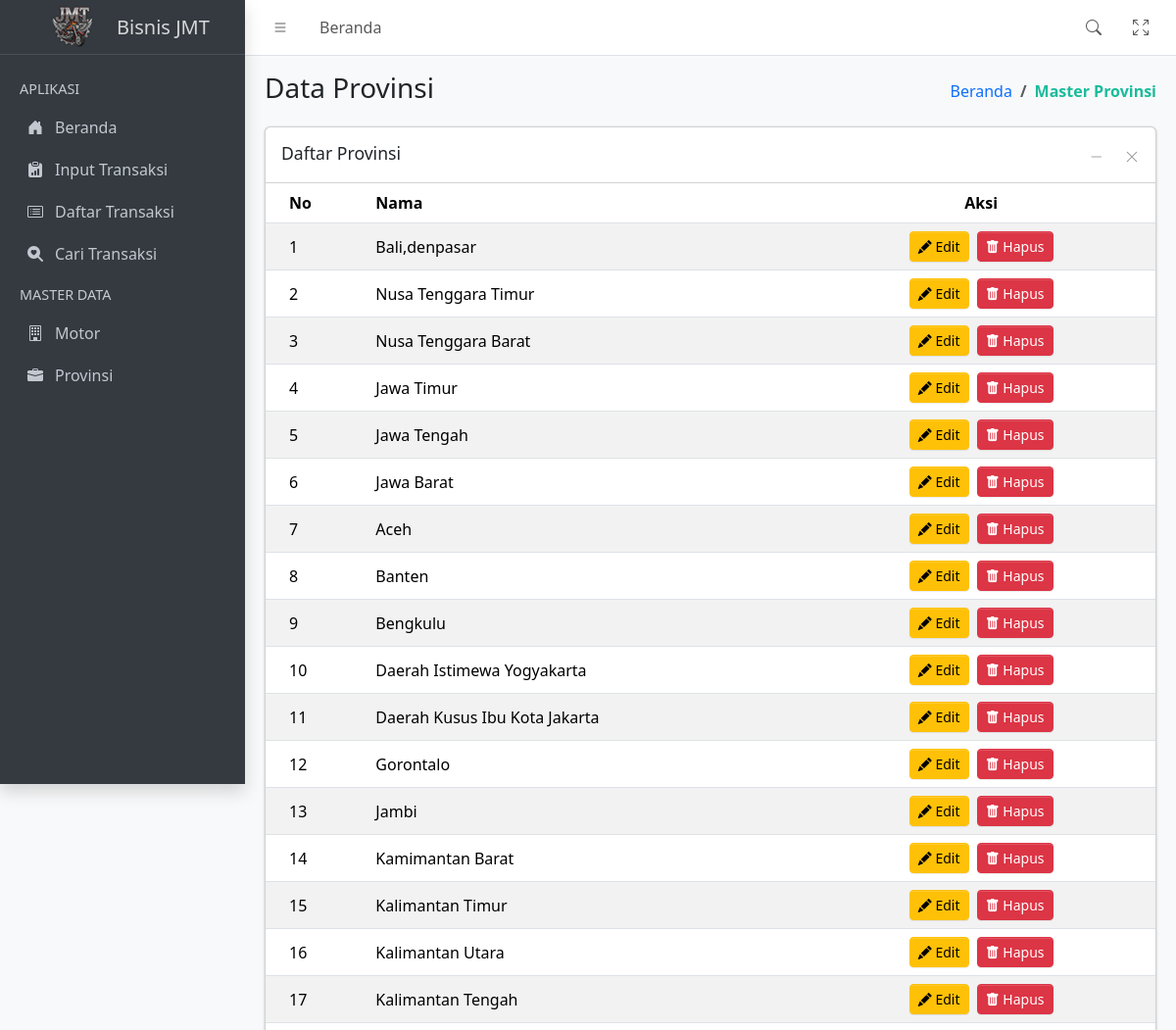
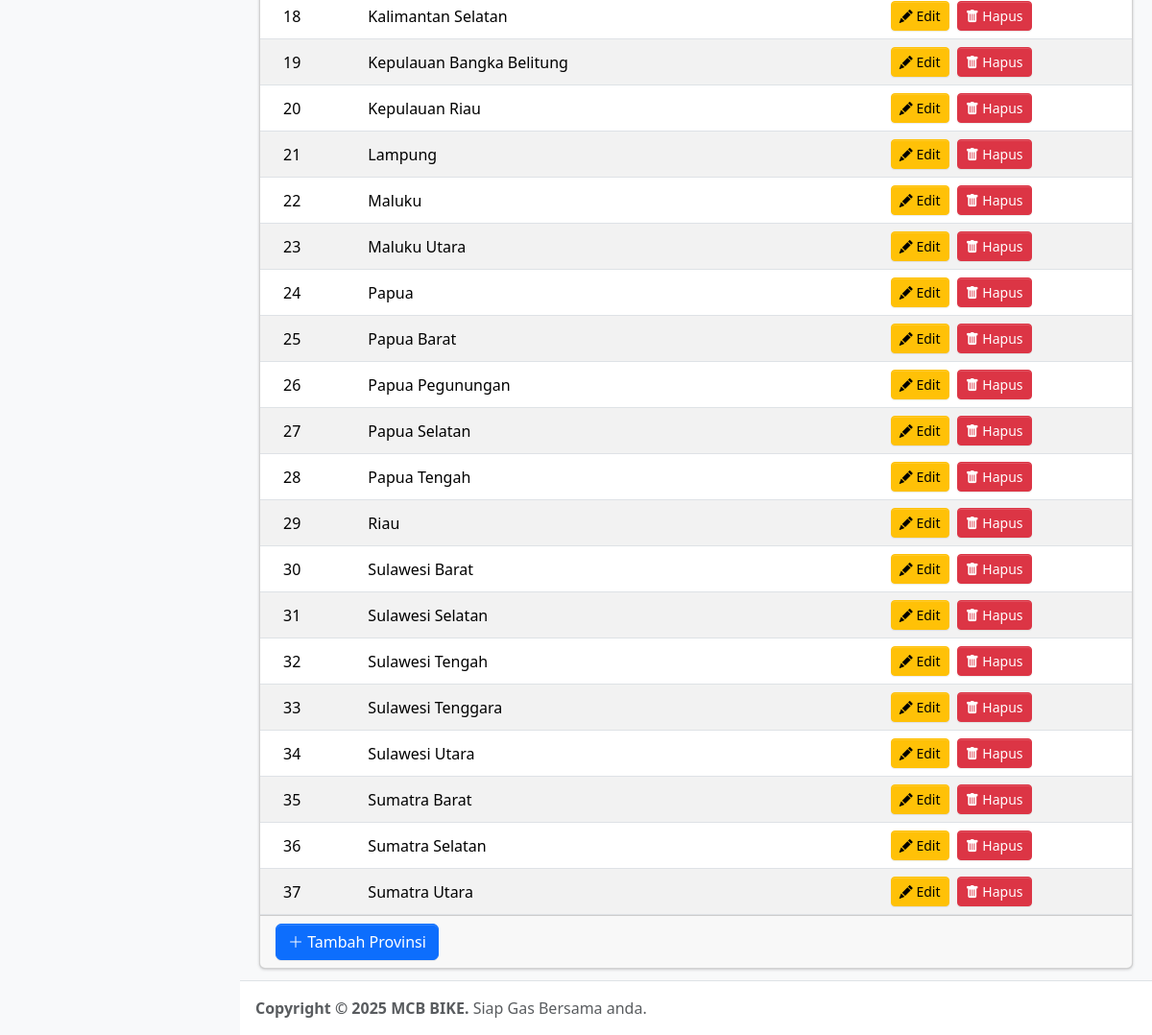
The page /master-provinsi-list.php on the database its author committed (2 pictures, top to bottom).
### tables this page shows
CREATE TABLE `tb_provinsi` (
  `id_provinsi` smallint NOT NULL AUTO_INCREMENT,
  `nama_provinsi` varchar(50) NOT NULL,
  PRIMARY KEY (`id_provinsi`)
);

### config/db-config.php (called while the page is built, shortened)
<?php
class Database {
    private $db_host = "localhost";
    private $db_user = "root";
    private $db_pass = "";
    private $db_name = "db_simplecrud";
    public function getConnection(){
        try{
            $this->conn = new mysqli($this->db_host, $this->db_user, $this->db_pass, $this->db_name);
        } catch(Exception $e){
            die("Connection error: " . $e->getMessage());
        }
    }
}
?>

### config/class-master.php (called while the page is built, shortened)
<?php
include_once 'db-config.php';
class MasterData extends Database {
    public function getProvinsi(){
        $query = "SELECT * FROM tb_provinsi";
        $result = $this->conn->query($query);
        $provinsi = [];
        if ($result->num_rows > 0) {
            while($row = $result->fetch_assoc()) {
                $provinsi[] = [
                    'id' => $row['id_provinsi'],
                    'nama' => $row['nama_provinsi']
                ];
            }
        }
        return $provinsi;
    }
}
?>

### master-provinsi-list.php (the view, shortened to what this page needs)
<?php
include_once 'config/class-master.php';
$master = new MasterData();
$dataProvinsi = $master->getProvinsi();
?>
<!doctype html>
<html lang="en">
	<head>
		<?php include 'template/header.php'; ?>
	</head>
	<body class="layout-fixed fixed-header fixed-footer sidebar-expand-lg sidebar-open bg-body-tertiary">
		<div class="app-wrapper">
			<?php include 'template/navbar.php'; ?>
			<?php include 'template/sidebar.php'; ?>
			<main class="app-main">
				<div class="app-content-header">
					<div class="container-fluid">
						<div class="row">
							<div class="col-sm-6">
								<h3 class="mb-0">Data Provinsi</h3>
							</div>
							<div class="col-sm-6">
								<ol class="breadcrumb float-sm-end">
									<li class="breadcrumb-item"><a href="index.php">Beranda</a></li>
									<li class="breadcrumb-item active" aria-current="page">Master Provinsi</li>
								</ol>
							</div>
						</div>
					</div>
				</div>
				<div class="app-content">
					<div class="container-fluid">
						<div class="row">
							<div class="col-12">
								<div class="card">
									<div class="card-header">
										<h3 class="card-title">Daftar Provinsi</h3>
										<div class="card-tools">
											<button type="button" class="btn btn-tool" data-lte-toggle="card-collapse" title="Collapse">
												<i data-lte-icon="collapse" class="bi bi-dash-lg"></i>
											</button>
											<button type="button" class="btn btn-tool" data-lte-toggle="card-remove" title="Remove">
												<i class="bi bi-x-lg"></i>
											</button>
										</div>
									</div>
									<div class="card-body p-0 table-responsive">
										<table class="table table-striped" role="table">
											<thead>
												<tr>
													<th>No</th>
													<th>Nama</th>
													<th class="text-center">Aksi</th>
												</tr>
											</thead>
											<tbody>
												<?php
													if(count($dataProvinsi) == 0){
													    echo '<tr class="align-middle">
															<td colspan="3" class="text-center">Tidak ada data provinsi.</td>
														</tr>';
													} else {
														foreach ($dataProvinsi as $index => $provinsi){
															echo '<tr class="align-middle">
																<td>'.($index + 1).'</td>
																<td>'.$provinsi['nama'].'</td>
																<td class="text-center">
																	<button type="button" class="btn btn-sm btn-warning me-1" onclick="window.location.href=\'master-provinsi-edit.php?id='.$provinsi['id'].'\'"><i class="bi bi-pencil-fill"></i> Edit</button>
																	<button type="button" class="btn btn-sm btn-danger" onclick="if(confirm(\'Yakin ingin menghapus data program studi ini?\')){window.location.href=\'proses/proses-provinsi.php?aksi=deleteprovinsi&id='.$provinsi['id'].'\'}"><i class="bi bi-trash-fill"></i> Hapus</button>
																</td>
															</tr>';
														}
													}
												?>
											</tbody>
										</table>
									</div>
									<div class="card-footer">
										<button type="button" class="btn btn-primary" onclick="window.location.href='master-provinsi-input.php'"><i class="bi bi-plus-lg"></i> Tambah Provinsi</button>
									</div>
								</div>
							</div>
						</div>
					</div>
				</div>
			</main>
			<?php include 'template/footer.php'; ?>
		</div>
	</body>
</html>

### assets/css/custom.css (style rules this page uses)
.app-content-header .breadcrumb-item.active { font-weight: 600; color: #1abc9c; }

### rows shown on the page
tb_provinsi: nama_provinsi "Bali,denpasar"
tb_provinsi: nama_provinsi "Nusa Tenggara Timur"
tb_provinsi: nama_provinsi "Nusa Tenggara Barat"
tb_provinsi: nama_provinsi "Jawa Timur"
tb_provinsi: nama_provinsi "Jawa Tengah"
tb_provinsi: nama_provinsi "Jawa Barat"
tb_provinsi: nama_provinsi "Aceh"
tb_provinsi: nama_provinsi "Banten"
tb_provinsi: nama_provinsi "Bengkulu"
tb_provinsi: nama_provinsi "Daerah Istimewa Yogyakarta"
tb_provinsi: nama_provinsi "Daerah Kusus Ibu Kota Jakarta"
tb_provinsi: nama_provinsi "Gorontalo"
tb_provinsi: nama_provinsi "Jambi"
tb_provinsi: nama_provinsi "Kamimantan Barat"
tb_provinsi: nama_provinsi "Kalimantan Timur"
tb_provinsi: nama_provinsi "Kalimantan Utara"
tb_provinsi: nama_provinsi "Kalimantan Tengah"
tb_provinsi: nama_provinsi "Kalimantan Selatan"
tb_provinsi: nama_provinsi "Kepulauan Bangka Belitung"
tb_provinsi: nama_provinsi "Kepulauan Riau"
tb_provinsi: nama_provinsi "Lampung"
tb_provinsi: nama_provinsi "Maluku"
tb_provinsi: nama_provinsi "Maluku Utara"
tb_provinsi: nama_provinsi "Papua"
tb_provinsi: nama_provinsi "Papua Barat"
tb_provinsi: nama_provinsi "Papua Pegunungan"
tb_provinsi: nama_provinsi "Papua Selatan"
tb_provinsi: nama_provinsi "Papua Tengah"
tb_provinsi: nama_provinsi "Riau"
tb_provinsi: nama_provinsi "Sulawesi Barat"
tb_provinsi: nama_provinsi "Sulawesi Selatan"
tb_provinsi: nama_provinsi "Sulawesi Tengah"
tb_provinsi: nama_provinsi "Sulawesi Tenggara"
tb_provinsi: nama_provinsi "Sulawesi Utara"
tb_provinsi: nama_provinsi "Sumatra Barat"
tb_provinsi: nama_provinsi "Sumatra Selatan"
tb_provinsi: nama_provinsi "Sumatra Utara"
